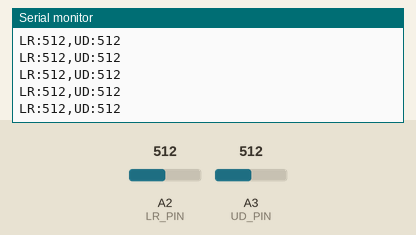
Bench run of a sketch on a simulated Arduino Uno, built with avr-gcc and run on an emulated ATmega328P. Shown: the last lines printed to the serial monitor. Inputs (shaded band) come from the test bench; at power-on: A2 (LR_PIN) = 512, A3 (UD_PIN) = 512.

Above: at 1.2 s.
1.3 s: A2 (LR_PIN) set to 716
At 1.8 s:
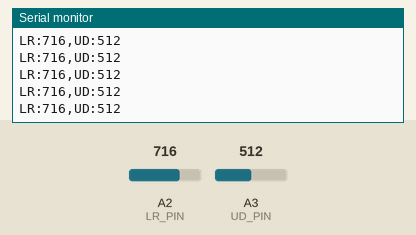
2.8 s: A3 (UD_PIN) set to 716
At 3.8 s:
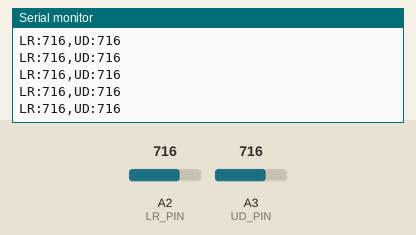
4.3 s: A2 (LR_PIN) set to 900
At 5.1 s:
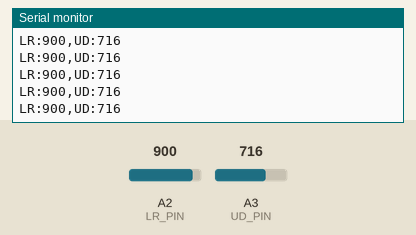
5.8 s: A3 (UD_PIN) set to 900
At 6.6 s:
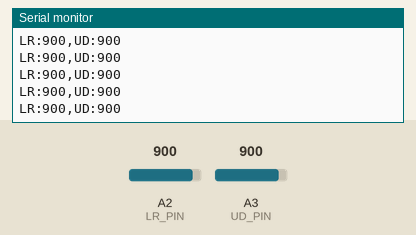
Timing chart, 0 to 8.3 s (numbered marks = the images above; inputs shaded):
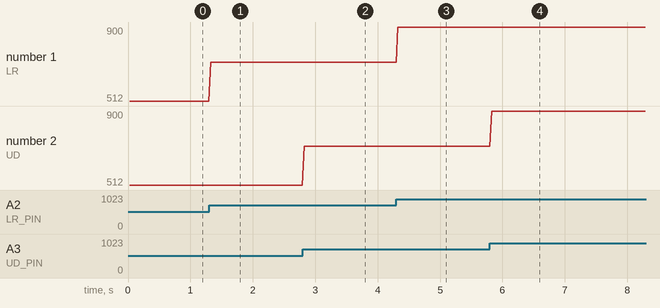

The sketch:

groves_maple_piano_board_v1.ino
```cpp
/*
  MUSIC MACHINE STARTER 2: JOYSTICK
  Board code for the Adafruit HUZZAH32 (ESP32 Feather)

  What it does:
  About 30 times a second, the board reads the joystick and sends one
  line to your laptop, like this:   LR:1520,UD:3100
  LR is left-right and UD is up-down. Each is a number from 0 to 4095.

  Wiring (everything on the breadboard):
  Joystick L/R+  ->  3V
  Joystick U/D+  ->  3V
  Joystick GND   ->  GND (either GND pin on the joystick)
  Joystick L/R   ->  A2
  Joystick U/D   ->  A3
*/

// ---------- SETTINGS ----------
const int LR_PIN        = A2;    // the pin labeled A2: joystick L/R
const int UD_PIN        = A3;    // the pin labeled A3: joystick U/D
const int SEND_EVERY_MS = 30;    // send the joystick position every 30 ms
// ------------------------------

unsigned long lastSend = 0;      // when the joystick position was last sent

void setup() {
  Serial.begin(115200);          // open the USB connection at 115200
}

void loop() {
  if (millis() - lastSend >= SEND_EVERY_MS) {
    lastSend = millis();

    int lr = analogRead(LR_PIN);   // READ: left-right, a number from 0 to 4095
    int ud = analogRead(UD_PIN);   // READ: up-down, a number from 0 to 4095

    // SEND: one line, like LR:1520,UD:3100
    Serial.print("LR:");
    Serial.print(lr);
    Serial.print(",UD:");
    Serial.println(ud);
  }
}
```

Measured:
- after the input at 1.3 s, the serial monitor: prints a new line at once (image 1)
- after the input at 2.8 s, the serial monitor: prints a new line at once (image 2)
- after the input at 4.3 s, the serial monitor: prints a new line at once (image 3)
- after the input at 5.8 s, the serial monitor: prints a new line at once (image 4)
- plotted number 1: 512 → 716 after the input at 1.3 s, 716 → 900 after the input at 4.3 s
